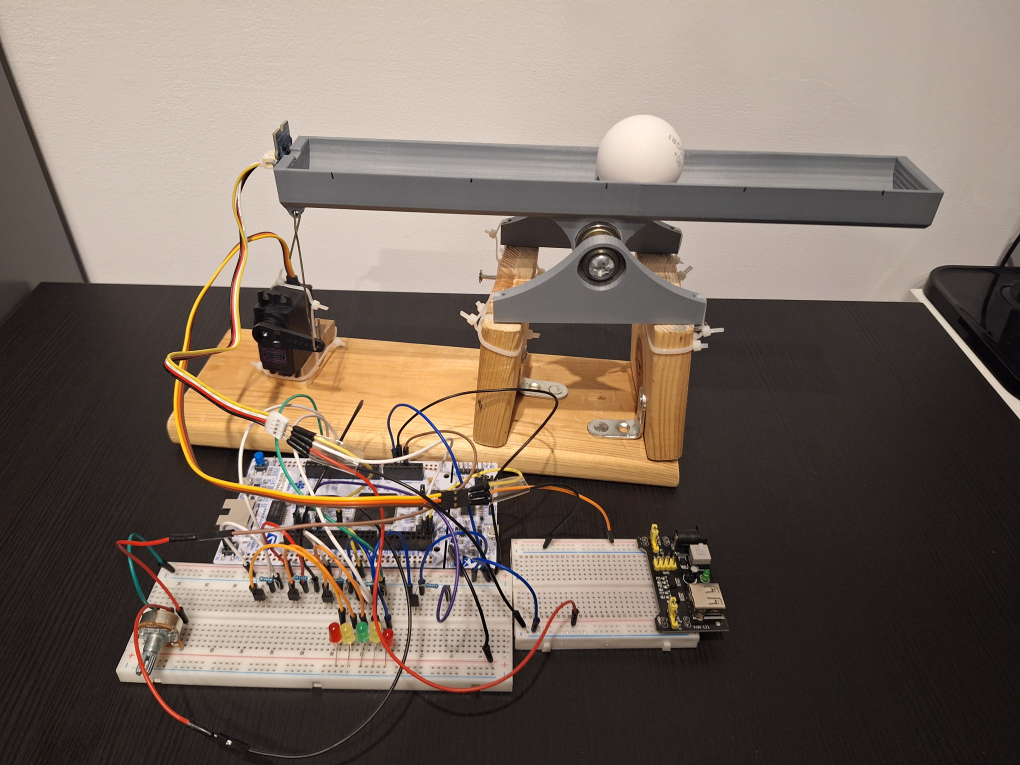
#> input picture 20260116_195925.jpg, 4080 x 3060 px, given in place of the camera (shown at 1/4 size)
$ python kamera_opencv_v2.py
#> lines starting #> are read from the running program, lines starting #| are printed output that depends on the picture; after the words box and inside, x2 and y2 are one past the last pixel; in counts of white or black regions, pixels touching at a corner belong together
import cv2
import numpy as np
import time

CAMERA_WIDTH = 640
CAMERA_HEIGHT = 480
CAMERA_FPS = 30

MAX_DISPLAY_WIDTH = 1920
MAX_DISPLAY_HEIGHT = 1080

H_MIN, H_MAX = 10, 27  # Hue (odcień)
S_MIN, S_MAX = 61, 141  # Saturation (nasycenie)
V_MIN, V_MAX = 112, 218  # Value (jasność)


def find_camera():
    for i in [1]:
        for backend in [cv2.CAP_DSHOW, None]:
            backend_str = "DSHOW" if backend == cv2.CAP_DSHOW else "AUTO"
            print(f"Trying camera index {i} with {backend_str}...")

            if backend is not None:
                cap = cv2.VideoCapture(i, backend)
            else:
                cap = cv2.VideoCapture(i)

            if cap.isOpened():
                # Ustawienie rozdzielczości i FPS
                cap.set(cv2.CAP_PROP_FRAME_WIDTH, CAMERA_WIDTH)
                cap.set(cv2.CAP_PROP_FRAME_HEIGHT, CAMERA_HEIGHT)
                cap.set(cv2.CAP_PROP_FPS, CAMERA_FPS)

                # Wyłączenie buforowania dla niższego opóźnienia
                cap.set(cv2.CAP_PROP_BUFFERSIZE, 1)

                # Zwiększenie jasności kamery
                cap.set(cv2.CAP_PROP_BRIGHTNESS, 50)
                cap.set(cv2.CAP_PROP_CONTRAST, 50)
                cap.set(cv2.CAP_PROP_GAIN, 100)

                # Try to get a frame to confirm it's working
                for _ in range(5):
                    ret, frame = cap.read()
                    if ret and frame is not None:
                        print(f"  -> SUCCESS! Found camera at index {i}")
                        print(f"  -> Resolution: {frame.shape[1]}x{frame.shape[0]} @ ~30 FPS")
                        print(f"  -> Avg Brightness: {np.mean(frame):.2f}")
                        return cap
#> this loop made 1 pass
#|   -> Avg Brightness: 108.44
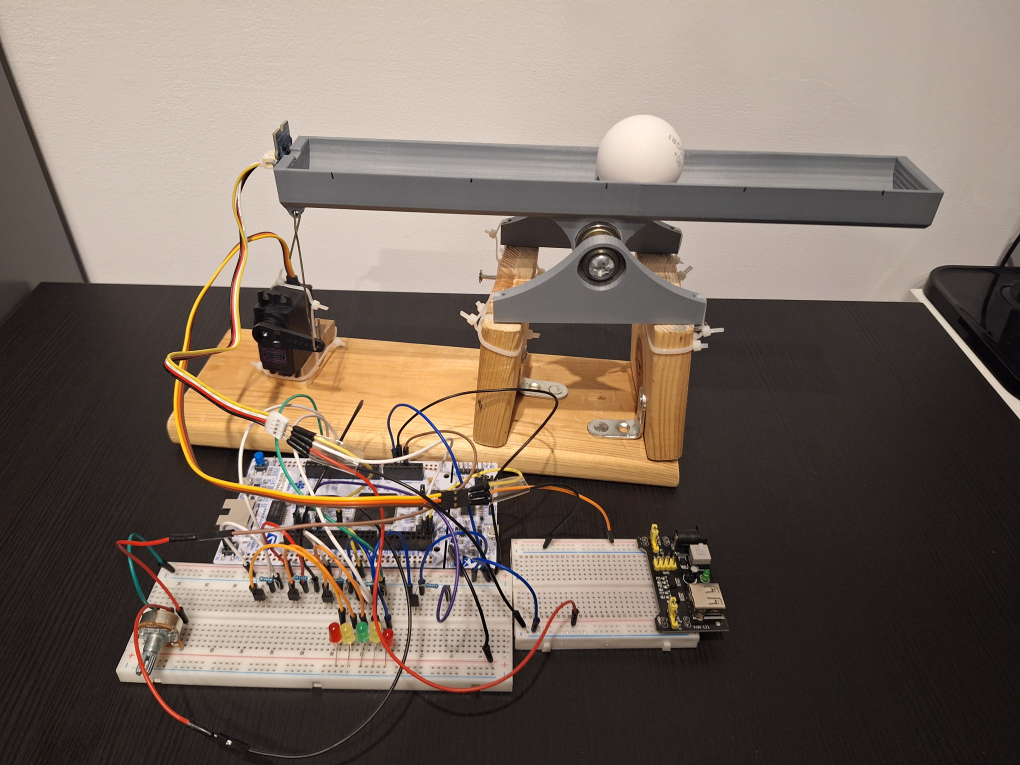
#> input picture 20260116_195925.jpg, 4080 x 3060 px, given in place of the camera (shown at 1/4 size)
#> frame is the input picture: shape (3060, 4080, 3); mean B, G, R 96.6, 107.2, 121.5
                cap.release()
    return None


cap = find_camera()

if cap is None:
    print("\nCRITICAL ERROR: No camera could be opened in OpenCV.")
    print("Close CL-Eye Test before running this script!")
    exit()

print("Camera feed active. Press 'q' to exit.")

# Zmienne do liczenia FPS
fps_counter = 0
fps_start_time = time.time()
current_fps = 0.0

# Zmienne globalne dla trackbarów
h_min, h_max = H_MIN, H_MAX
s_min, s_max = S_MIN, S_MAX
v_min, v_max = V_MIN, V_MAX

# Zmienne do regulacji jasności/kontrastu
brightness_adjust = 0
contrast_adjust = 1.0
gamma_value = 1.5  # Domyślne gamma dla słabego oświetlenia
aruco_min_area_px = 300  # Minimalna powierzchnia markera w pikselach
display_scale = 1.0  # Skala powiększenia obrazu do podglądu

# Inicjalizacja detektora ArUco
aruco_dict = cv2.aruco.getPredefinedDictionary(cv2.aruco.DICT_4X4_50)
aruco_params = cv2.aruco.DetectorParameters()
# Dostosowanie parametrów detektora do lepszej detekcji
aruco_params.adaptiveThreshConstant = 5  # Bardziej wrażliwy na zmienne oświetlenie
aruco_params.minMarkerLengthRatioOriginalImg = 0.01  # Bardzo małe markery
aruco_params.polygonalApproxAccuracyRate = 0.03  # Bardziej elastyczne
aruco_params.cornerRefinementMethod = cv2.aruco.CORNER_REFINE_SUBPIX
aruco_params.detectInvertedMarker = True  # Pozwala na odwrócone markery
aruco_detector = cv2.aruco.ArucoDetector(aruco_dict, aruco_params)


# [21 lines left out: functions on_trackbar, on_aruco_trackbar, not called in this run]


def apply_gamma_correction(image, gamma):
    """Gamma correction dla poprawy widzialności w słabym oświetleniu"""
#> called with gamma = 1.5
    inv_gamma = 1.0 / gamma
    table = np.array([((i / 255.0) ** inv_gamma) * 255 for i in np.arange(0, 256)]).astype(np.uint8)
#> table = 256 values from 0 to 255
    return cv2.LUT(image, table)


def scale_image_to_fit(image, max_width=MAX_DISPLAY_WIDTH, max_height=MAX_DISPLAY_HEIGHT):
    """Skaluje obraz aby zmieścił się w określonych wymiarach bez zmiany proporcji"""
    height, width = image.shape[:2]

    # Oblicz skalę aby obraz zmieścił się w maksymalnych wymiarach
    scale = min(max_width / width, max_height / height)

    if scale < 1.0:  # Tylko skaluj w dół, nie w górę
        new_width = int(width * scale)
        new_height = int(height * scale)
        return cv2.resize(image, (new_width, new_height), interpolation=cv2.INTER_AREA)

    return image


# Stwórz okno z trackbarami HSV
cv2.namedWindow("Ball Tracking - PS3 Eye")
cv2.createTrackbar("H min", "Ball Tracking - PS3 Eye", H_MIN, 180, on_trackbar)
cv2.createTrackbar("H max", "Ball Tracking - PS3 Eye", H_MAX, 180, on_trackbar)
cv2.createTrackbar("S min", "Ball Tracking - PS3 Eye", S_MIN, 255, on_trackbar)
cv2.createTrackbar("S max", "Ball Tracking - PS3 Eye", S_MAX, 255, on_trackbar)
cv2.createTrackbar("V min", "Ball Tracking - PS3 Eye", V_MIN, 255, on_trackbar)
cv2.createTrackbar("V max", "Ball Tracking - PS3 Eye", V_MAX, 255, on_trackbar)

# Stwórz okno z trackbarami ArUco
cv2.namedWindow("ArUco Settings")
cv2.createTrackbar("ArUco Adaptive", "ArUco Settings", 5, 30, on_aruco_trackbar)
cv2.createTrackbar("ArUco Min Size", "ArUco Settings", 10, 100, on_aruco_trackbar)
cv2.createTrackbar("Brightness", "ArUco Settings", 50, 100, on_aruco_trackbar)
cv2.createTrackbar("Contrast", "ArUco Settings", 50, 100, on_aruco_trackbar)
cv2.createTrackbar("Gamma", "ArUco Settings", 75, 100, on_aruco_trackbar)  # 1.5 domyślnie
cv2.createTrackbar("ArUco Min Area", "ArUco Settings", aruco_min_area_px, 5000, on_aruco_trackbar)
cv2.createTrackbar("Display Scale", "ArUco Settings", 100, 200, on_aruco_trackbar)

while True:
    ret, frame = cap.read()
    if not ret:
        print("Failed to grab frame")
        break

    # Regulacja jasności, kontrastu i gamma
    frame = np.clip(frame.astype(float) * contrast_adjust + brightness_adjust, 0, 255).astype(np.uint8)
    gamma_value = cv2.getTrackbarPos("Gamma", "ArUco Settings") / 50.0
    frame = apply_gamma_correction(frame, gamma_value)

    # Obliczanie FPS
    fps_counter += 1
    elapsed_time = time.time() - fps_start_time
    if elapsed_time >= 1.0:  # Aktualizuj FPS co sekundę
        current_fps = fps_counter / elapsed_time
        fps_counter = 0
        fps_start_time = time.time()

    # Przetwarzanie - konwersja do HSV
    hsv = cv2.cvtColor(frame, cv2.COLOR_BGR2HSV)
#> hsv: shape (3060, 4080, 3); mean H, S, V 18.8, 40.5, 147.1

    # Rozmycie dla redukcji szumu
    hsv_blur = cv2.GaussianBlur(hsv, (5, 5), 0)
#> hsv_blur: shape (3060, 4080, 3); mean H, S, V 18.8, 40.5, 147.1

    # Maska dla koloru c9ae82
    mask = cv2.inRange(hsv_blur, (h_min, s_min, v_min), (h_max, s_max, v_max))
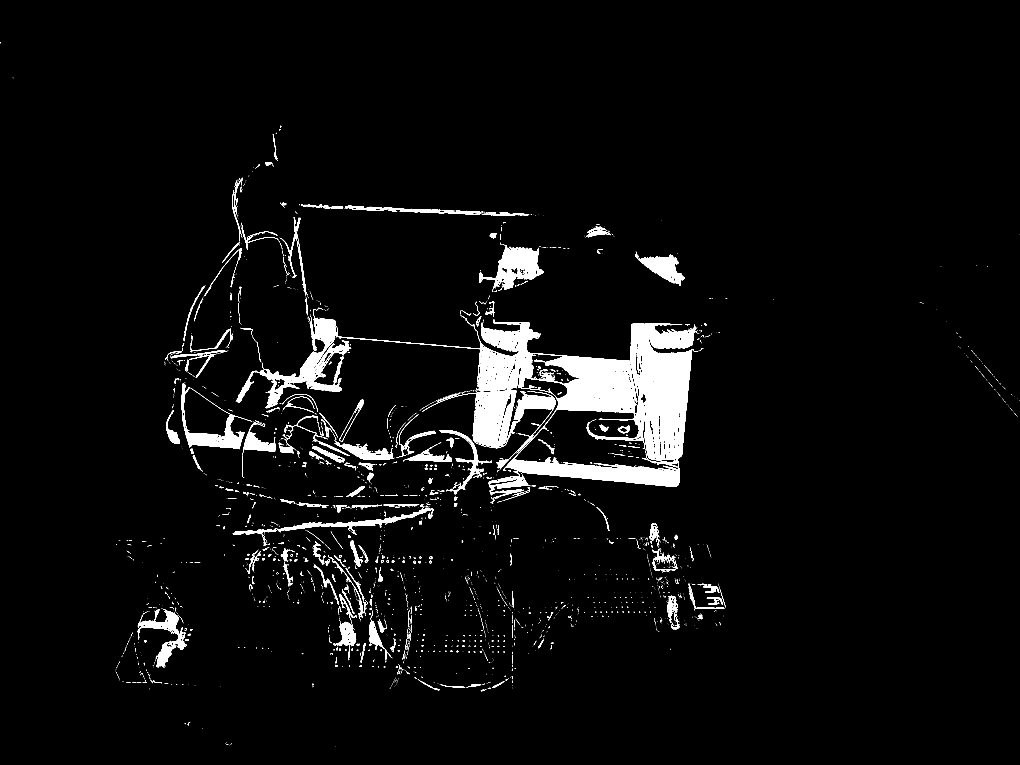
#> mask: shape (3060, 4080) (shown at 1/4 size); 4% white; 2943 white regions (2485 under 20 px), largest, box (x1, y1, x2, y2) and area: (1018, 1231, 2793, 1981) 276627, (1688, 1562, 2066, 1793) 28392, (1916, 979, 2176, 1160) 19307

    # Morfologia - rozszerzenie i erozja dla czyszczenia maski
    kernel = cv2.getStructuringElement(cv2.MORPH_ELLIPSE, (5, 5))
    mask = cv2.morphologyEx(mask, cv2.MORPH_CLOSE, kernel)
#> mask: shape (3060, 4080); 4.3% white; 2339 white regions (1935 under 20 px), largest, box (x1, y1, x2, y2) and area: (943, 1231, 2793, 2015) 337939, (1916, 979, 2176, 1168) 20423, (726, 1533, 1009, 1797) 15042
    mask = cv2.morphologyEx(mask, cv2.MORPH_OPEN, kernel)
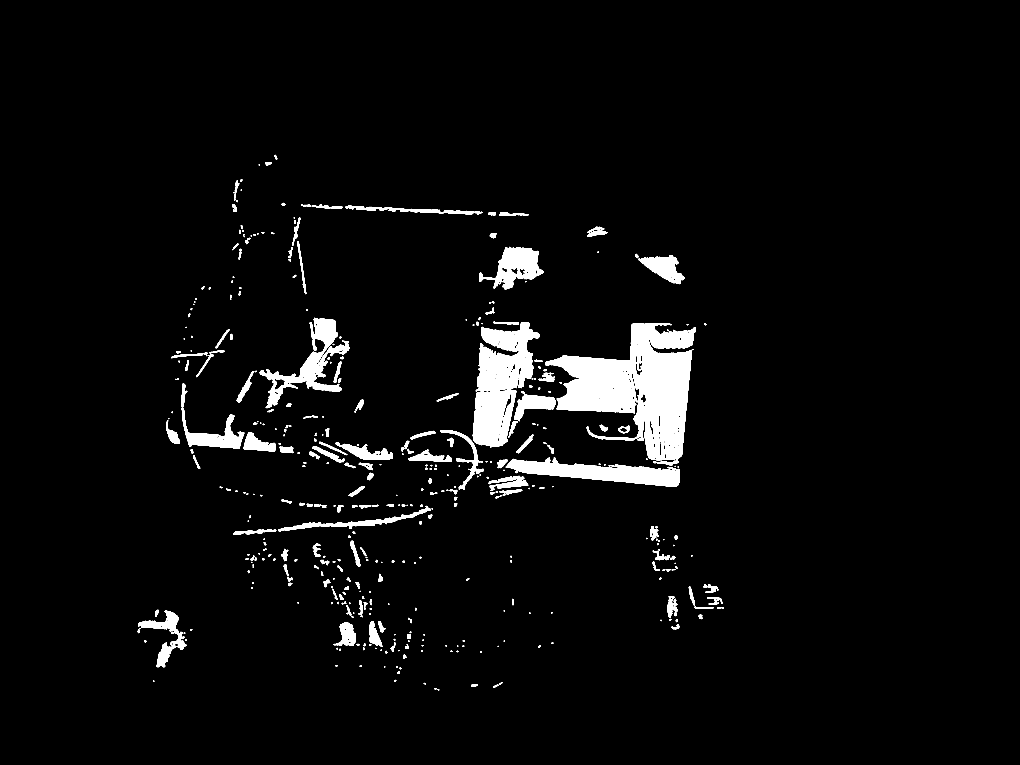
#> mask: shape (3060, 4080) (shown at 1/4 size); 3.9% white; 449 white regions (63 under 20 px)

    # Wykrywanie konturów
    contours, _ = cv2.findContours(mask, cv2.RETR_EXTERNAL, cv2.CHAIN_APPROX_SIMPLE)
#> contours = 449 contours, 120 with area under 20; largest, box (x1, y1, x2, y2) and area: (2180, 1294, 2784, 1863) 166646, (1891, 1289, 2160, 1790) 75833, (2023, 1829, 2718, 1947) 37913, (1036, 1271, 1399, 1633) 31227, (1916, 987, 2175, 1158) 20491
    final_frame = frame.copy()

    ball_detected = False
    # Jeśli znaleziono kontury, znajduj największy (piłeczkę)
    if contours:
        cnt = max(contours, key=cv2.contourArea)
#> cnt = contour of 1546 points, box (x1, y1, x2, y2) (2180, 1294, 2784, 1863), area 166646
        if cv2.contourArea(cnt) > 50:  # Minimalny rozmiar
            ((x, y), radius) = cv2.minEnclosingCircle(cnt)
#> x = 2522; y = 1551.4; radius = 354.8
            x, y, radius = int(x), int(y), int(radius)
#> y = 1551; radius = 354

            # Rysowanie znalezionego okręgu
            cv2.circle(final_frame, (x, y), radius, (0, 255, 0), 2)  # Zielony kolor okręgu
            cv2.circle(final_frame, (x, y), 5, (0, 0, 255), -1)  # Czerwony punkt środka

            # Informacja o pozycji
            pos_text = f"Ball: ({x}, {y}) r={radius}"
#> pos_text = 'Ball: (2522, 1551) r=354'
            cv2.putText(final_frame, pos_text, (10, 80), cv2.FONT_HERSHEY_SIMPLEX, 0.5, (0, 255, 255), 1, cv2.LINE_AA)
            ball_detected = True

    # Konwersja maski do BGR dla wyświetlania obok
    mask_bgr = cv2.cvtColor(mask, cv2.COLOR_GRAY2BGR)
#> mask_bgr: shape (3060, 4080, 3); 3.9% white; 449 white regions (63 under 20 px), largest, box (x1, y1, x2, y2) and area: (2180, 1294, 2784, 1863) 163249, (1891, 1289, 2160, 1790) 74435, (2023, 1829, 2718, 1947) 38716

    # Dodanie napisu z FPS na obrazie (rzeczywisty zmierzony FPS)
    fps_text = f"Real FPS: {current_fps:.1f}"
    cv2.putText(final_frame, fps_text, (10, 30), cv2.FONT_HERSHEY_SIMPLEX, 0.7, (0, 255, 0), 2, cv2.LINE_AA)

    # Dodanie informacji o rozdzielczości
    res_text = f"{frame.shape[1]}x{frame.shape[0]}"
#> res_text = '4080x3060'
    cv2.putText(final_frame, res_text, (10, 55), cv2.FONT_HERSHEY_SIMPLEX, 0.5, (255, 255, 0), 1, cv2.LINE_AA)

    # Dodanie etykiet na każdy obraz
    cv2.putText(frame, "Oryginal", (10, 20), cv2.FONT_HERSHEY_SIMPLEX, 0.5, (255, 255, 255), 1, cv2.LINE_AA)
    cv2.putText(mask_bgr, "Maska HSV (c9ae82)", (10, 20), cv2.FONT_HERSHEY_SIMPLEX, 0.5, (255, 255, 255), 1, cv2.LINE_AA)
    cv2.putText(final_frame, "Detekcja Piłeczki", (10, frame.shape[0] - 10), cv2.FONT_HERSHEY_SIMPLEX, 0.5, (255, 255, 255), 1, cv2.LINE_AA)

    # Wykrywanie znaczników ArUco na czystym obrazie w skali szarości
    gray = cv2.cvtColor(frame, cv2.COLOR_BGR2GRAY)
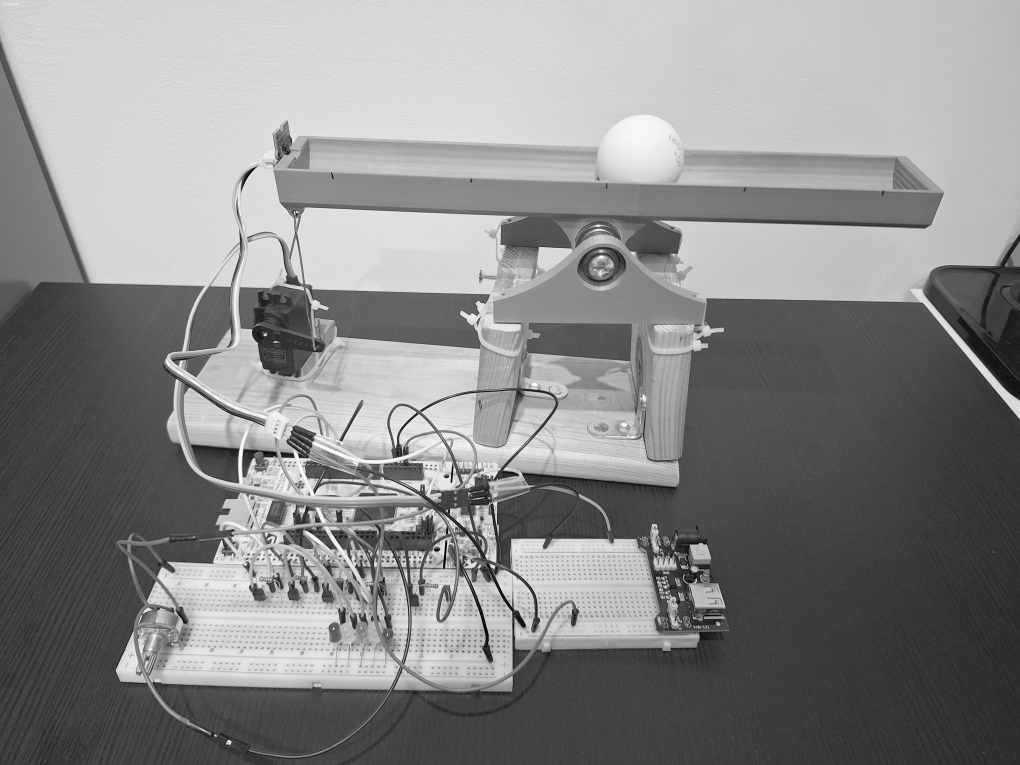
#> gray: shape (3060, 4080) (shown at 1/4 size); min 0, max 255, mean 136.9
    corners, ids, rejected = aruco_detector.detectMarkers(gray)
#> corners = (); ids = None; rejected = 18 items

    # Filtrowanie markerów po minimalnej powierzchni
    filtered_corners = []
    filtered_ids = []
    if ids is not None and len(ids) > 0:
        for i, marker_id in enumerate(ids):
            area = cv2.contourArea(corners[i])
            if area >= aruco_min_area_px:
                filtered_corners.append(corners[i])
                filtered_ids.append(marker_id)

    # Rysowanie wykrytych markerów ArUco (po filtrze)
    if filtered_ids:
        frame_with_aruco = cv2.aruco.drawDetectedMarkers(frame.copy(), filtered_corners, np.array(filtered_ids))

        # Wyświetlenie informacji o wykrytych markerach
        centers = {}
        for i, marker_id in enumerate(filtered_ids):
            corner = filtered_corners[i][0]
            center_x = int((corner[0][0] + corner[2][0]) / 2)
            center_y = int((corner[0][1] + corner[2][1]) / 2)
            centers[int(marker_id[0])] = (center_x, center_y)

            # Tekst z ID markera
            cv2.putText(frame_with_aruco, f"ID:{marker_id[0]}", (center_x, center_y - 10), cv2.FONT_HERSHEY_SIMPLEX, 0.5, (0, 255, 255), 2, cv2.LINE_AA)

        # Rysowanie linii pomiędzy parami markerów
        if 2 in centers and 0 in centers:
            cv2.line(frame_with_aruco, centers[2], centers[0], (255, 0, 255), 2)
        if 1 in centers and 3 in centers:
            cv2.line(frame_with_aruco, centers[1], centers[3], (0, 255, 255), 2)
    else:
        frame_with_aruco = frame.copy()
        cv2.putText(frame_with_aruco, "No ArUco markers detected", (10, 30), cv2.FONT_HERSHEY_SIMPLEX, 0.5, (0, 0, 255), 2, cv2.LINE_AA)

    cv2.putText(frame_with_aruco, "ArUco Detection", (10, 20), cv2.FONT_HERSHEY_SIMPLEX, 0.5, (255, 255, 255), 1, cv2.LINE_AA)
    cv2.putText(frame_with_aruco, f"MinArea:{aruco_min_area_px}px^2", (10, 40), cv2.FONT_HERSHEY_SIMPLEX, 0.5, (0, 255, 255), 1, cv2.LINE_AA)

    # Połączenie obrazów w jedno okno (górny rząd: oryginal + aruco, dolny: maska + detekcja piłeczki)
    top_row = np.hstack([frame, frame_with_aruco])
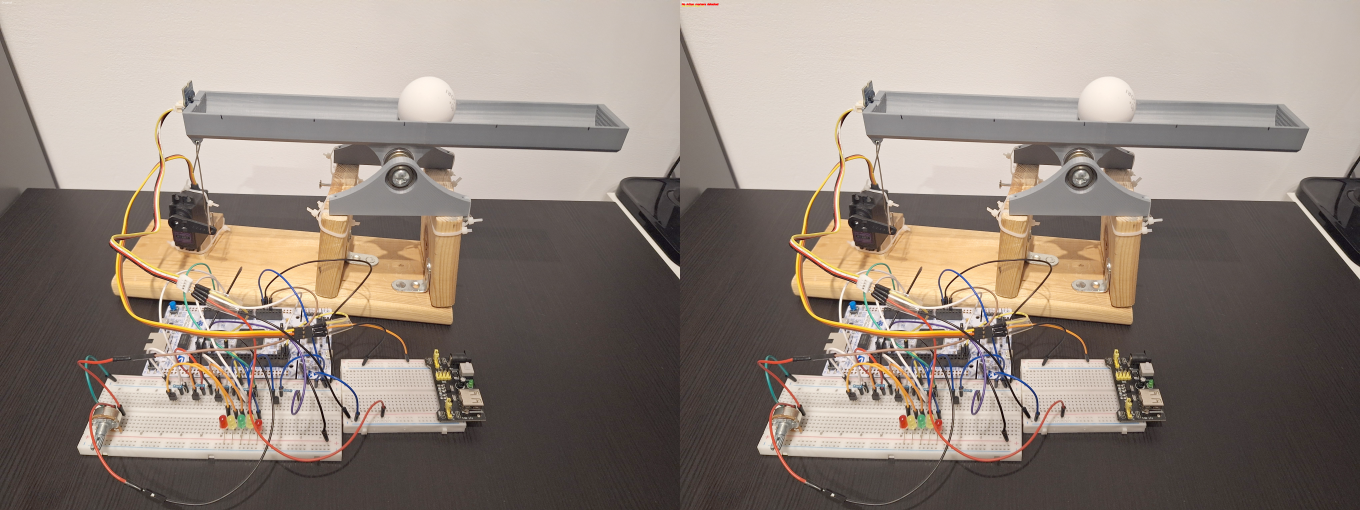
#> top_row: shape (3060, 8160, 3) (shown at 1/6 size); mean B, G, R 124.9, 134.2, 146.8
    bottom_row = np.hstack([mask_bgr, final_frame])
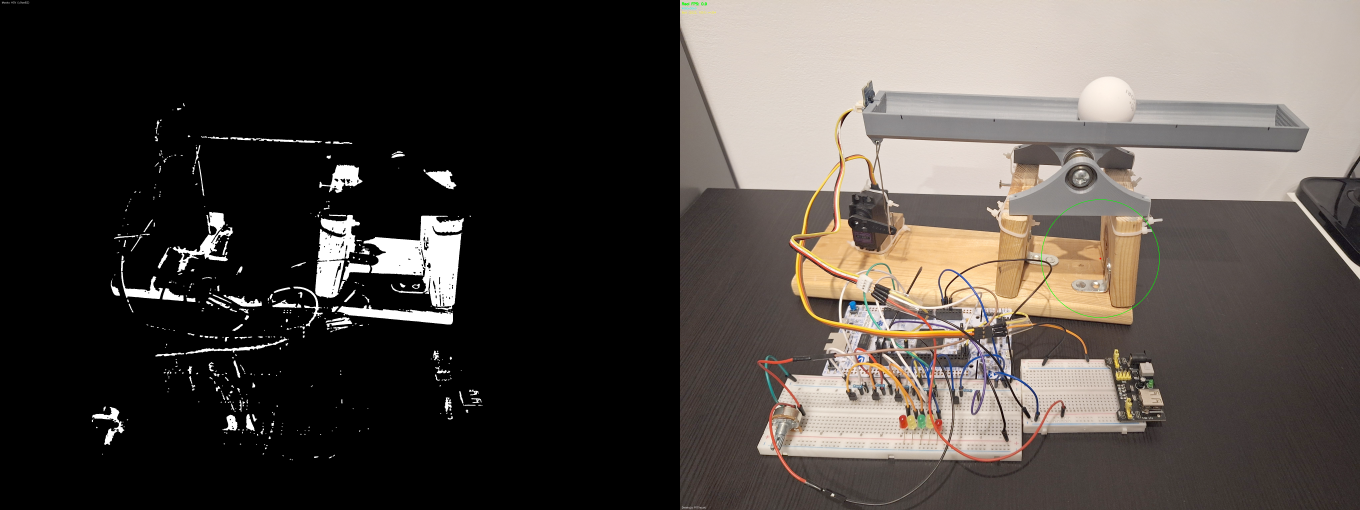
#> bottom_row: shape (3060, 8160, 3) (shown at 1/6 size); mean B, G, R 67.4, 72.2, 78.3

    # Powiększenie obrazów do tej samej wysokości
    top_row_resized = cv2.resize(top_row, (top_row.shape[1], 240))
    bottom_row_resized = cv2.resize(bottom_row, (bottom_row.shape[1], 240))

    # Połączenie pionowe
    combined = np.vstack([top_row_resized, bottom_row_resized])
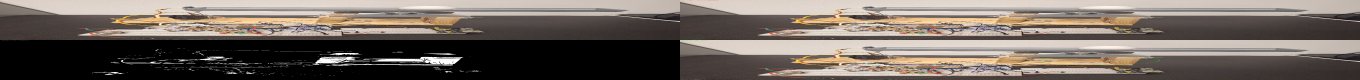
#> combined: shape (480, 8160, 3) (shown at 1/6 size); mean of channels 0, 1, 2 96.2, 103.2, 112.5; drawn as B, G, R

    # Opcjonalne powiększenie podglądu (nie wpływa na detekcję, tylko na wyświetlanie)
    if display_scale != 1.0:
        combined = cv2.resize(combined, None, fx=display_scale, fy=display_scale, interpolation=cv2.INTER_CUBIC)

    # Skalowanie połączonego obrazu aby zmieścił się na ekranie
    combined = scale_image_to_fit(combined, MAX_DISPLAY_WIDTH, MAX_DISPLAY_HEIGHT)
#> in scale_image_to_fit, `return cv2.resize(image, (new_width, new_height), interpolation=cv2.IN..`:
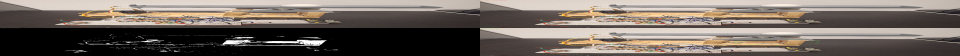
#> returned value: shape (112, 1920, 3) (shown at 1/2 size); mean of channels 0, 1, 2 96.2, 103.2, 112.5; drawn as B, G, R

    # Wyświetlanie w jednym oknie
    cv2.imshow("Ball Tracking - PS3 Eye", combined)

    key = cv2.waitKey(1) & 0xFF
#> (key q is pressed here)
    if key == ord("q"):
        break

cap.release()
cv2.destroyAllWindows()
